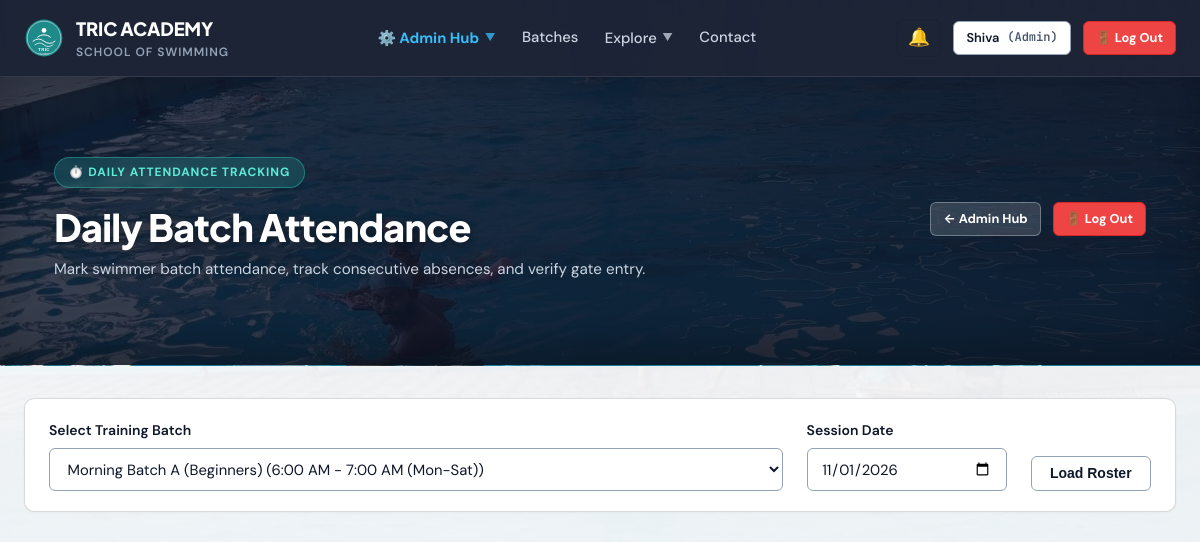
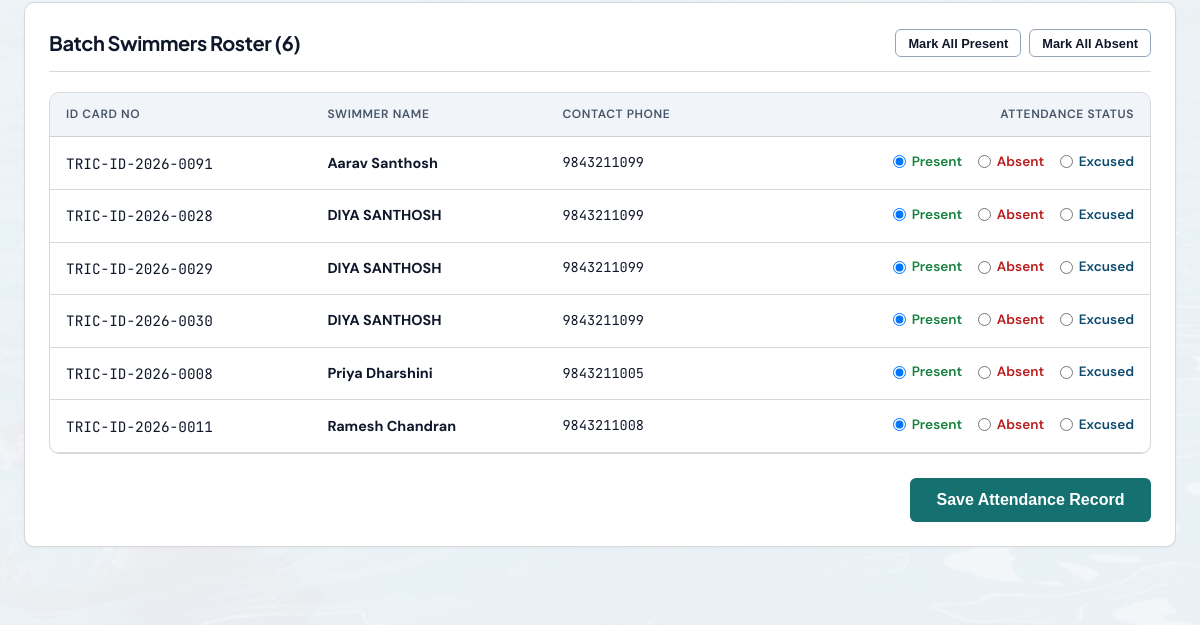
/attendance (signed in, upper part), run on an earlier commit of the app's database (2 pictures, top to bottom).
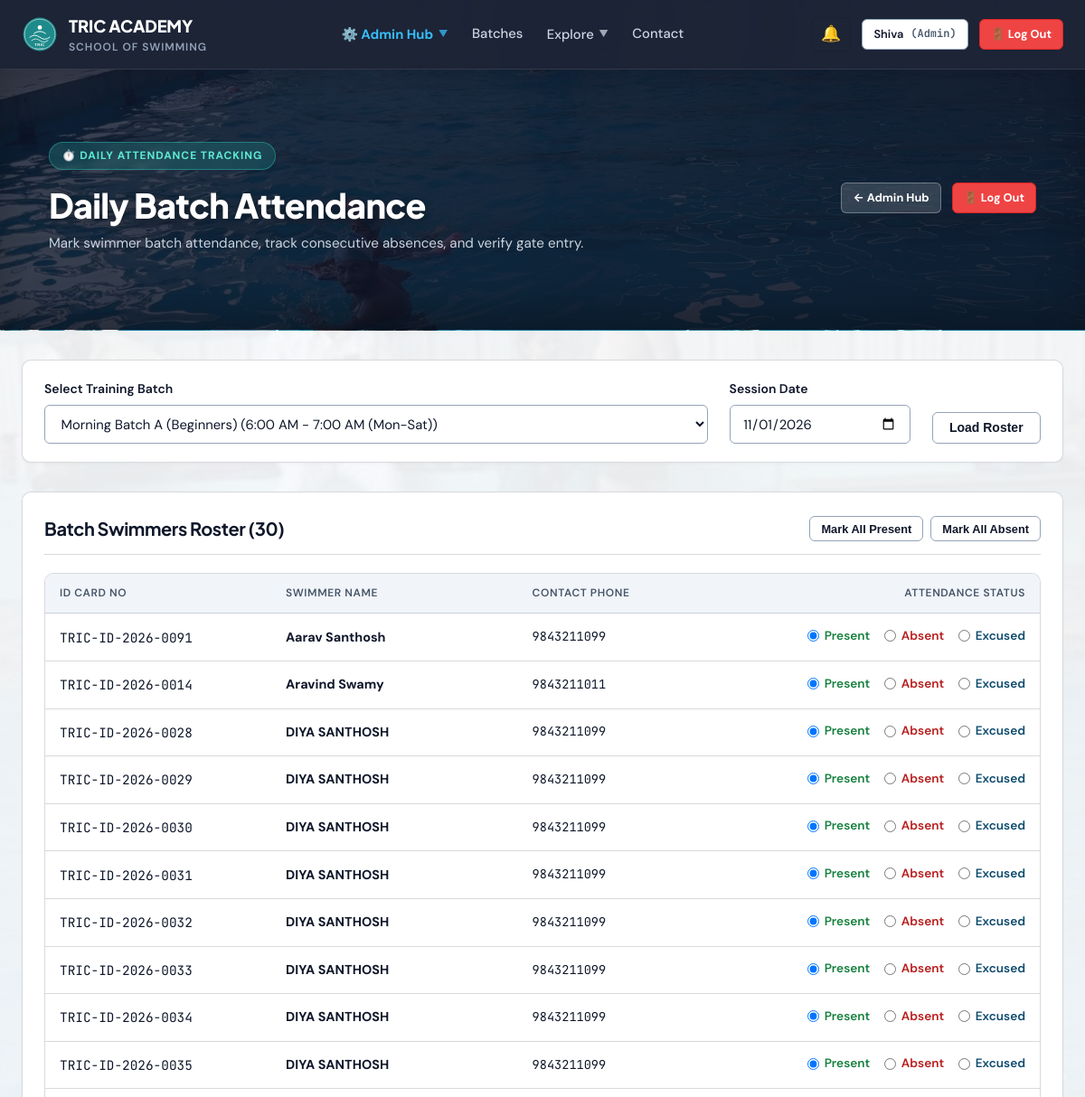
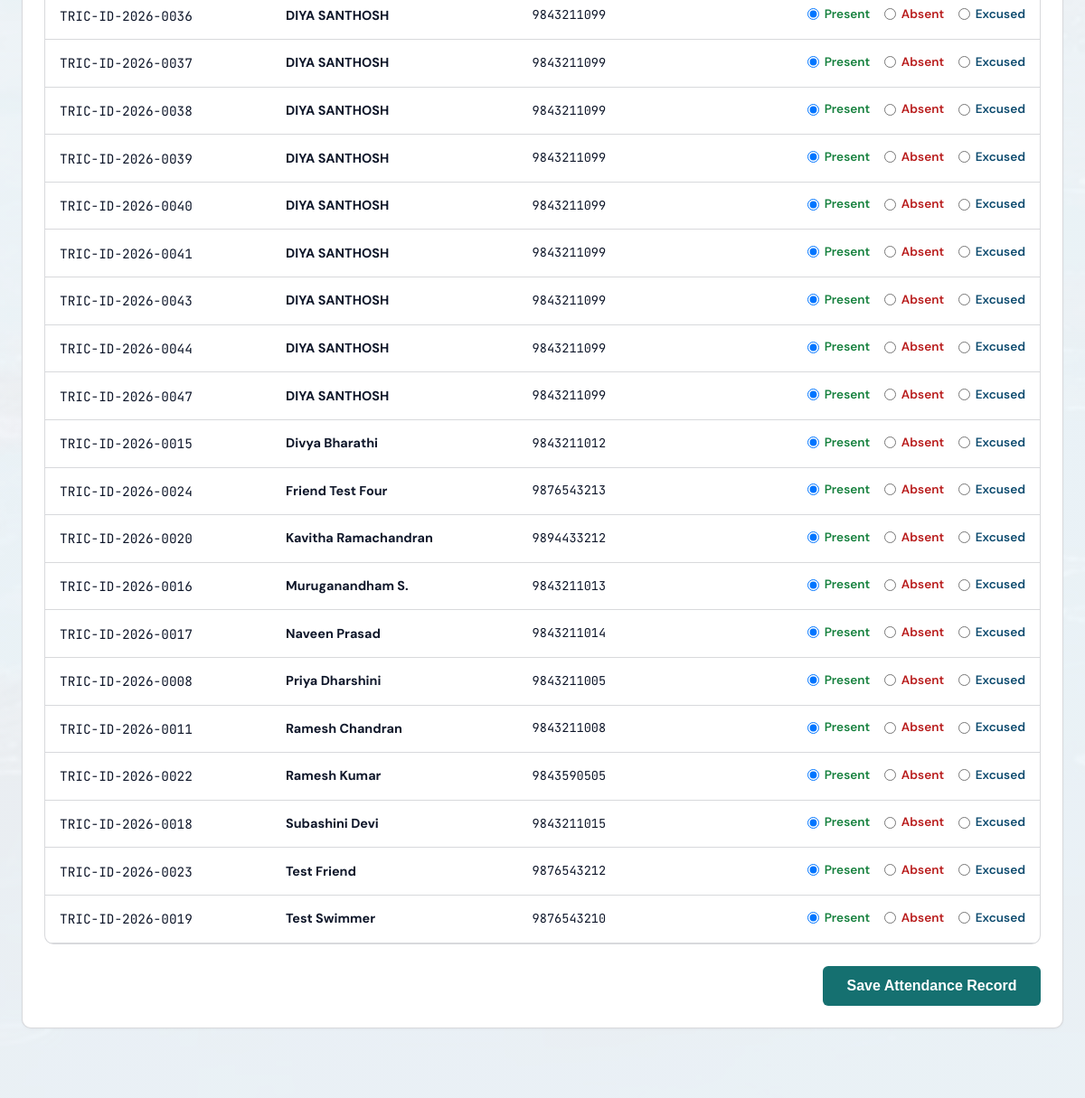
And on a later commit of the database (2 pictures, top to bottom).
### tables this page shows
CREATE TABLE office_use (
    id INTEGER PRIMARY KEY AUTOINCREMENT,
    user_id INTEGER UNIQUE NOT NULL,
    coach_recommendation TEXT,
    pass_type_issued TEXT,
    validity_start DATE,
    validity_end DATE,
    id_card_number TEXT,
    id_card_fee_paid INTEGER DEFAULT 0,
    documents_verified INTEGER DEFAULT 0,
    section_ic_signature TEXT,
    section_ic_date DATE,
    approved_by TEXT,
    approved_at DATETIME,
    FOREIGN KEY (user_id) REFERENCES users(id) ON DELETE CASCADE
);

CREATE TABLE "users" (
    id INTEGER PRIMARY KEY AUTOINCREMENT,
    app_no TEXT UNIQUE NOT NULL,
    role TEXT CHECK(role IN ('member', 'coach', 'admin')) NOT NULL DEFAULT 'member',
    status TEXT CHECK(status IN ('pending', 'approved', 'deactivated')) NOT NULL DEFAULT 'pending',
    name TEXT NOT NULL,
    email TEXT NOT NULL,
    phone TEXT NOT NULL,
    password_hash TEXT NOT NULL,
    dob DATE,
    age INTEGER,
    address TEXT,
    pincode TEXT,
    guardian_name TEXT,
    guardian_occupation TEXT,
    experience TEXT,
    pass_type_requested TEXT CHECK(pass_type_requested IN ('learn_to_swim', 'competition')) DEFAULT 'learn_to_swim',
    sponsored INTEGER DEFAULT 0,
    sponsor_cert_filename TEXT,
    photo_filename TEXT,
    health_declared INTEGER DEFAULT 0,
    rules_agreed INTEGER DEFAULT 0,
    signature_name TEXT,
    place TEXT,
    application_date DATE DEFAULT (DATE('now')),
    email_verified INTEGER DEFAULT 0,
    email_token TEXT,
    phone_verified INTEGER DEFAULT 0,
    mock_otp TEXT,
    reset_token TEXT,
    reset_token_expiry DATETIME,
    created_at DATETIME DEFAULT CURRENT_TIMESTAMP,
    rules_confirmed_at DATETIME,
    parent_id INTEGER REFERENCES users(id)
, dpdp_consent INTEGER DEFAULT 0);

### app.py (the view, shortened to what this page needs)
@app.route('/attendance', methods=['GET', 'POST'])
@login_required
def attendance_tool():
    user = get_current_user()
    db = get_db()
    batches = db.execute("SELECT * FROM batches ORDER BY id").fetchall()
    selected_batch_id = request.args.get('batch_id', type=int) or (batches[0]['id'] if batches else 1)
    selected_date_str = request.args.get('date', date.today().strftime('%Y-%m-%d'))
    roster = db.execute(
        """
        SELECT u.id, u.name, u.app_no, u.phone,
               o.id_card_number,
               a.status AS attendance_status
        FROM users u
        JOIN user_memberships m ON u.id = m.user_id AND m.is_active = 1
        LEFT JOIN office_use o ON u.id = o.user_id
        LEFT JOIN attendance a ON a.user_id = u.id AND a.batch_id = ? AND a.date = ?
        WHERE m.batch_id = ? AND u.status = 'approved'
        ORDER BY u.name
        """,
        (selected_batch_id, selected_date_str, selected_batch_id)
    ).fetchall()
    return render_template(
        'attendance.html',
        batches=batches,
        selected_batch_id=selected_batch_id,
        selected_date=selected_date_str,
        roster=roster
    )

### app.py (called while the page is built)
def get_db():
    if 'db' not in g:
        g.db = sqlite3.connect(DATABASE, timeout=30.0, detect_types=sqlite3.PARSE_DECLTYPES)
        g.db.row_factory = sqlite3.Row
        g.db.execute("PRAGMA busy_timeout = 30000")
        g.db.execute("PRAGMA journal_mode = WAL")
        g.db.execute("PRAGMA foreign_keys = ON")
    return g.db

def get_current_user():
    if session.get('logged_out'):
        return None
    uid = session.get('user_id')
    if not uid:
        return None
    db = get_db()
    user = db.execute(
        """
        SELECT u.*,
               m.id AS membership_id, m.plan_id, m.batch_id, m.start_date, m.end_date, m.is_active AS membership_active,
               b.name AS batch_name, b.is_competition,
               p.name AS plan_name, p.fee_amount
        FROM users u
        LEFT JOIN user_memberships m ON u.id = m.user_id AND m.is_active = 1
        LEFT JOIN batches b ON m.batch_id = b.id
        LEFT JOIN plans p ON m.plan_id = p.id
        WHERE u.id = ?
        """,
        (uid,)
    ).fetchone()
    return user

### templates/attendance.html (shortened to what the changed rows need)
{% extends "base.html" %}
{% block content %}
<div class="page-hero-banner">
  <div class="container" style="max-width: 1140px;">
    <div style="display: flex; justify-content: space-between; align-items: center; flex-wrap: wrap; gap: 1.5rem;">
      <div>
        <h1 style="color: #FFFFFF; margin: 0.25rem 0 0.5rem 0; font-size: clamp(1.75rem, 3.5vw, 2.35rem);">Daily Batch Attendance</h1>
      </div>
    </div>
  </div>
</div>
<div class="container" style="padding-top: 2rem; padding-bottom: 5rem;">
  <form method="POST">
    <div class="card">
      <div class="card-header">
        <h3 class="card-title">Batch Swimmers Roster ({{ roster|length }})</h3>
        <div style="display: flex; gap: 0.5rem;">
          <button type="button" class="btn btn-secondary btn-sm" onclick="markAll('present')">
          </button>
          <button type="button" class="btn btn-secondary btn-sm" onclick="markAll('absent')">
          </button>
        </div>
      </div>
      {% if roster %}
      <div class="table-container">
        <table class="data-table">
          <thead>
            <tr>
              <th>ID Card No</th>
              <th>Swimmer Name</th>
              <th>Contact Phone</th>
              <th style="text-align: right;">Attendance Status</th>
            </tr>
          </thead>
          <tbody>
            {% for r in roster %}
            <tr>
              <td class="font-mono">{{ r.id_card_number or 'PENDING' }}</td>
              <td style="font-weight: 700;">{{ r.name }}</td>
              <td class="font-mono" style="font-size: 0.85rem;">{{ r.phone }}</td>
              <td style="text-align: right;">
                <div style="display: inline-flex; gap: 1rem; align-items: center;">
                  <label style="cursor: pointer; display: inline-flex; align-items: center; gap: 0.35rem; font-size: 0.85rem; color: var(--success); font-weight: 600;">
                    <input type="radio" name="status_{{ r.id }}" value="present" class="status-radio-present"
                           {% if r.attendance_status == 'present' or not r.attendance_status %}checked{% endif %}>
                    Present
                  </label>
                  <label style="cursor: pointer; display: inline-flex; align-items: center; gap: 0.35rem; font-size: 0.85rem; color: var(--danger); font-weight: 600;">
                    <input type="radio" name="status_{{ r.id }}" value="absent" class="status-radio-absent"
                           {% if r.attendance_status == 'absent' %}checked{% endif %}>
                    Absent
                  </label>
                  <label style="cursor: pointer; display: inline-flex; align-items: center; gap: 0.35rem; font-size: 0.85rem; color: var(--brand-accent); font-weight: 600;">
                    <input type="radio" name="status_{{ r.id }}" value="excused" class="status-radio-excused"
                           {% if r.attendance_status == 'excused' %}checked{% endif %}>
                    Excused
                  </label>
                </div>
              </td>
            </tr>
            {% endfor %}
          </tbody>
        </table>
      </div>
      {% else %}
      <p style="text-align: center; color: var(--text-muted); padding: 3rem 0;">
        No active members assigned to this batch yet. Assign members from the Admin Hub.
      </p>
      {% endif %}
    </div>
  </form>
</div>
{% endblock %}

What changed in the data, as far as the page shows it:
now on this page (row edited): office_use: id_card_number "TRIC-ID-2026-0014", name "Aravind Swamy", phone "9843211011", id "☑ Present", id "☐ Absent", id "☐ Excused"
added office_use: id_card_number "TRIC-ID-2026-0031", name "DIYA SANTHOSH", phone "9843211099", id "☑ Present", id "☐ Absent", id "☐ Excused"
added office_use: id_card_number "TRIC-ID-2026-0032", name "DIYA SANTHOSH", phone "9843211099", id "☑ Present", id "☐ Absent", id "☐ Excused"
added office_use: id_card_number "TRIC-ID-2026-0033", name "DIYA SANTHOSH", phone "9843211099", id "☑ Present", id "☐ Absent", id "☐ Excused"
added office_use: id_card_number "TRIC-ID-2026-0034", name "DIYA SANTHOSH", phone "9843211099", id "☑ Present", id "☐ Absent", id "☐ Excused"
added office_use: id_card_number "TRIC-ID-2026-0035", name "DIYA SANTHOSH", phone "9843211099", id "☑ Present", id "☐ Absent", id "☐ Excused"
added office_use: id_card_number "TRIC-ID-2026-0036", name "DIYA SANTHOSH", phone "9843211099", id "☑ Present", id "☐ Absent", id "☐ Excused"
added office_use: id_card_number "TRIC-ID-2026-0037", name "DIYA SANTHOSH", phone "9843211099", id "☑ Present", id "☐ Absent", id "☐ Excused"
added office_use: id_card_number "TRIC-ID-2026-0038", name "DIYA SANTHOSH", phone "9843211099", id "☑ Present", id "☐ Absent", id "☐ Excused"
added office_use: id_card_number "TRIC-ID-2026-0039", name "DIYA SANTHOSH", phone "9843211099", id "☑ Present", id "☐ Absent", id "☐ Excused"
added office_use: id_card_number "TRIC-ID-2026-0040", name "DIYA SANTHOSH", phone "9843211099", id "☑ Present", id "☐ Absent", id "☐ Excused"
added office_use: id_card_number "TRIC-ID-2026-0041", name "DIYA SANTHOSH", phone "9843211099", id "☑ Present", id "☐ Absent", id "☐ Excused"
added office_use: id_card_number "TRIC-ID-2026-0043", name "DIYA SANTHOSH", phone "9843211099", id "☑ Present", id "☐ Absent", id "☐ Excused"
added office_use: id_card_number "TRIC-ID-2026-0044", name "DIYA SANTHOSH", phone "9843211099", id "☑ Present", id "☐ Absent", id "☐ Excused"
added office_use: id_card_number "TRIC-ID-2026-0047", name "DIYA SANTHOSH", phone "9843211099", id "☑ Present", id "☐ Absent", id "☐ Excused"
now on this page (row edited): office_use: id_card_number "TRIC-ID-2026-0015", name "Divya Bharathi", phone "9843211012", id "☑ Present", id "☐ Absent", id "☐ Excused"
now on this page (row edited): office_use: id_card_number "TRIC-ID-2026-0024", name "Friend Test Four", phone "9876543213", id "☑ Present", id "☐ Absent", id "☐ Excused"
now on this page (row edited): office_use: id_card_number "TRIC-ID-2026-0020", name "Kavitha Ramachandran", phone "9894433212", id "☑ Present", id "☐ Absent", id "☐ Excused"
now on this page (row edited): office_use: id_card_number "TRIC-ID-2026-0016", name "Muruganandham S.", phone "9843211013", id "☑ Present", id "☐ Absent", id "☐ Excused"
now on this page (row edited): office_use: id_card_number "TRIC-ID-2026-0017", name "Naveen Prasad", phone "9843211014", id "☑ Present", id "☐ Absent", id "☐ Excused"
now on this page (row edited): office_use: id_card_number "TRIC-ID-2026-0022", name "Ramesh Kumar", phone "9843590505", id "☑ Present", id "☐ Absent", id "☐ Excused"
now on this page (row edited): office_use: id_card_number "TRIC-ID-2026-0018", name "Subashini Devi", phone "9843211015", id "☑ Present", id "☐ Absent", id "☐ Excused"
now on this page (row edited): office_use: id_card_number "TRIC-ID-2026-0023", name "Test Friend", phone "9876543212", id "☑ Present", id "☐ Absent", id "☐ Excused"
now on this page (row edited): office_use: id_card_number "TRIC-ID-2026-0019", name "Test Swimmer", phone "9876543210", id "☑ Present", id "☐ Absent", id "☐ Excused"
Also different on the page:
{{ roster|length }}: "6" → "30"
